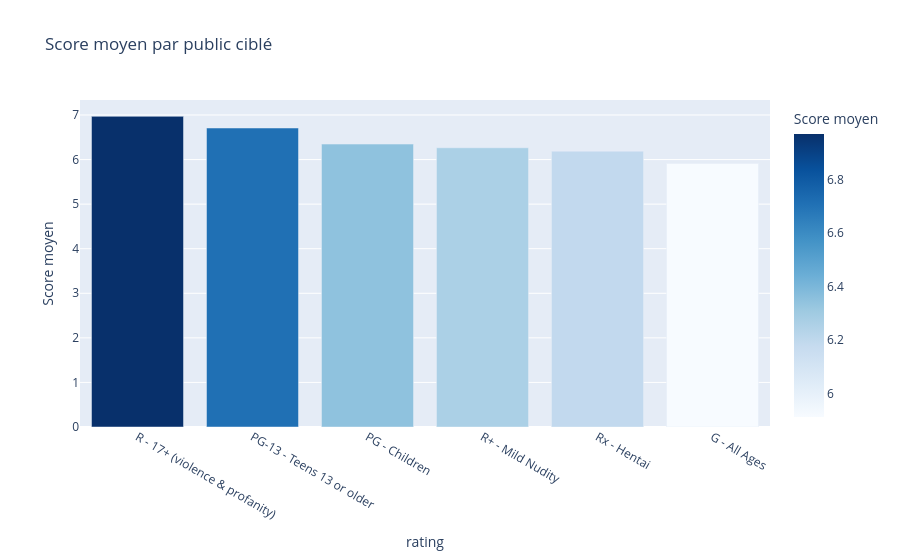

Notebook source saved alongside this figure:
### Code cell
# score_moyen par rating
fig = px.bar(
    resultat,
    x=resultat.index,
    y="score_moyen",
    color="score_moyen",  # dégradé de couleur selon le score, pour repérer les meilleurs d'un coup d'œil
    color_continuous_scale="Blues",
    labels={"x": "Public ciblé (rating)", "score_moyen": "Score moyen"},
    title="Score moyen par public ciblé"
)

fig.show()  # affiche le graphique interactif

### Figure 1 — Plotly figure (JSON) as saved in the notebook; plotly's stock layout.template omitted (floating-point values rounded to 4 significant figures)
{"data": [{"hovertemplate": "rating=%{x}<br>Score moyen=%{marker.color}<extra></extra>", "legendgroup": "", "marker": {"color": [6.97, 6.708, 6.348, 6.265, 6.189, 5.912], "coloraxis": "coloraxis", "pattern": {"shape": ""}}, "name": "", "orientation": "v", "showlegend": false, "textposition": "auto", "type": "bar", "x": ["R - 17+ (violence & profanity)", "PG-13 - Teens 13 or older", "PG - Children", "R+ - Mild Nudity", "Rx - Hentai", "G - All Ages"], "xaxis": "x", "y": [6.97, 6.708, 6.348, 6.265, 6.189, 5.912], "yaxis": "y"}], "layout": {"barmode": "relative", "coloraxis": {"autocolorscale": false, "colorbar": {"title": {"text": "Score moyen"}}, "colorscale": [[0, "rgb(247,251,255)"], [0.125, "rgb(222,235,247)"], [0.25, "rgb(198,219,239)"], [0.375, "rgb(158,202,225)"], [0.5, "rgb(107,174,214)"], [0.625, "rgb(66,146,198)"], [0.75, "rgb(33,113,181)"], [0.875, "rgb(8,81,156)"], [1, "rgb(8,48,107)"]]}, "legend": {"tracegroupgap": 0}, "title": {"text": "Score moyen par public ciblé"}, "xaxis": {"anchor": "y", "domain": [0, 1], "title": {"text": "rating"}}, "yaxis": {"anchor": "x", "domain": [0, 1], "title": {"text": "Score moyen"}}}}
